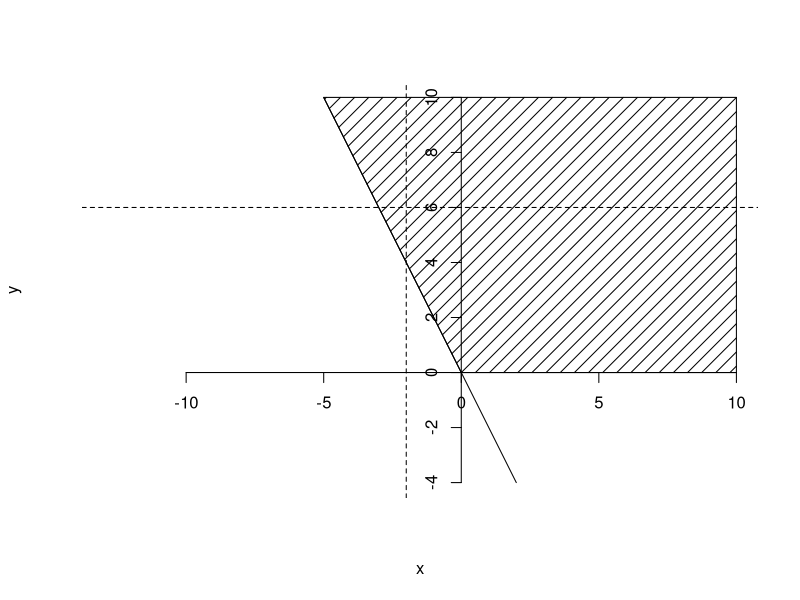
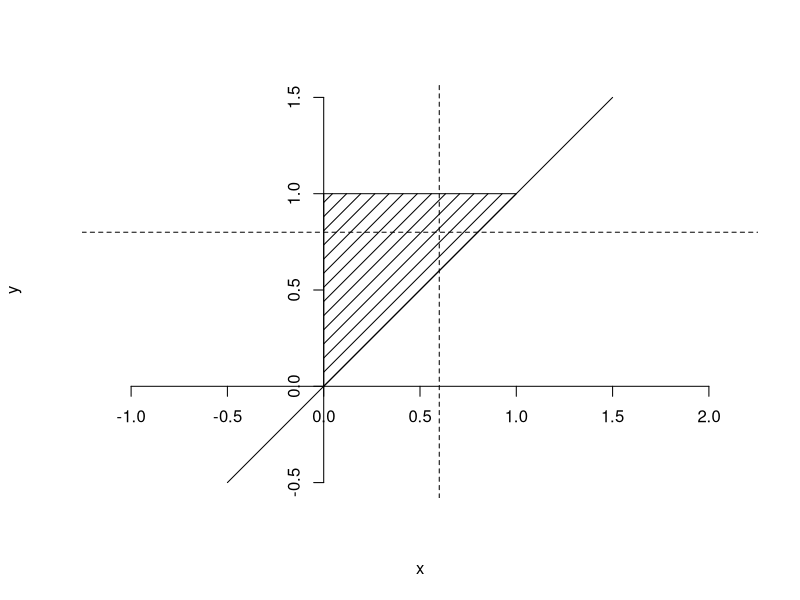
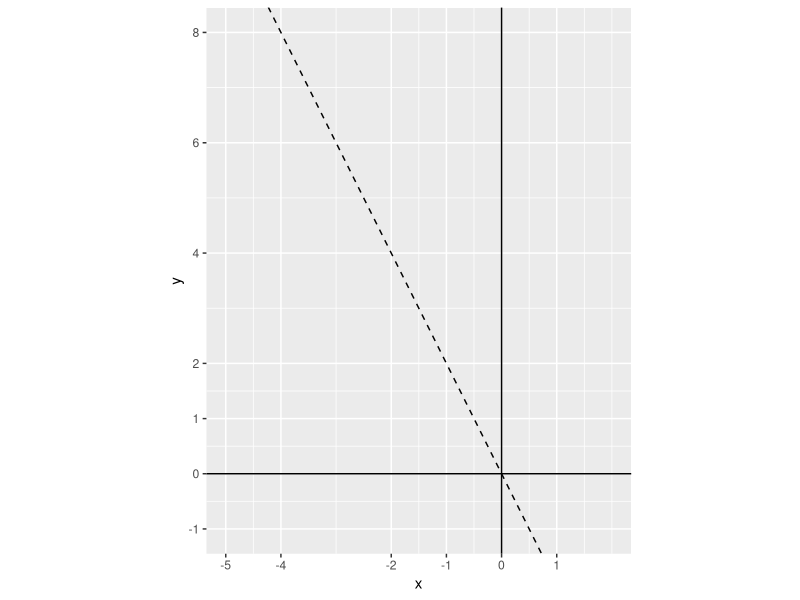

The R script that drew these images, in order:
## ---- chunk 1

plot(function(x){-2*x}, from=-5, to=2, axes=FALSE, asp=1,ylab="y")
axis(1, pos=0, xlab="x");abline(v =-2, lty = 2)
axis(2, pos=0, ylab="y");abline(h =6, lty = 2)
polygon(x=c(-5,0,10,10,-5), y=c(10,0,0,10,10), density=10, angle=45)

plot(function(x){x}, from=-0.5, to=1.5, axes=FALSE, asp=1,ylab="y")
axis(1, pos=0, xlab="x");abline(v =0.6, lty = 2)
axis(2, pos=0, ylab="y");abline(h =0.8, lty = 2)
polygon(x=c(0,1,0), y=c(0,1,1), density=10, angle=45)


# polygon(x=c(-1:1, rev(-1:1 )), y=c(rep(0, 2), rep(4,6)), density=10, angle=45)

# x1 <- min(which(dens$x >= q75))  
# x2 <- max(which(dens$x <  q95))
# with(dens, polygon(x=c(x[c(x1,x1:x2,x2)]), y= c(0, y[x1:x2], 0), col="gray"))



# dd <- with(dens,data.frame(x,y))

library(ggplot2)

# qplot(x,y,data=dd,geom="line")+  geom_ribbon(data=subset(dd,x>q75 & x<q95),aes(ymax=y),ymin=0,fill="red",colour=NA,alpha=0.5)

# qplot(x=-5:5,y, fun=function(x){-2*x}, stat="function", geom="line", xlab="x", ylab="y")

ggplot(data.frame(x=c(-5, 1)), aes(x=x)) + stat_function(fun=function(x){-2*x}, geom="line",linetype="dashed") + xlab("x") + ylab("y")+
  geom_vline(xintercept = 0)+geom_hline(yintercept = 0)+
  coord_fixed(ratio = 1, xlim =c(-5, 2),ylim =c(-1, 8))+
  scale_x_continuous(breaks = c(-5,-4,-2,-1,0,1)) +
 scale_y_continuous(breaks = c(-1, 0, 1, 2, 4, 6, 8, 10))

